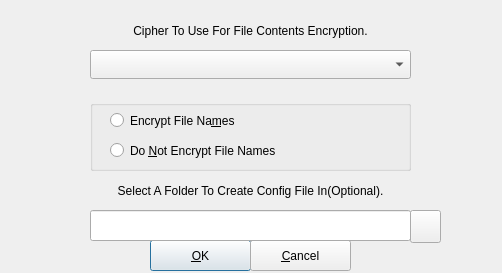
<?xml version="1.0" encoding="UTF-8"?>
<ui version="4.0">
 <class>gocryptfscreateoptions</class>
 <widget class="QDialog" name="gocryptfscreateoptions">
  <property name="geometry">
   <rect>
    <x>0</x>
    <y>0</y>
    <width>502</width>
    <height>273</height>
   </rect>
  </property>
  <property name="windowTitle">
   <string>Select Volume Creation Options</string>
  </property>
  <widget class="QComboBox" name="comboBox">
   <property name="geometry">
    <rect>
     <x>90</x>
     <y>50</y>
     <width>321</width>
     <height>29</height>
    </rect>
   </property>
  </widget>
  <widget class="QLabel" name="label">
   <property name="geometry">
    <rect>
     <x>10</x>
     <y>10</y>
     <width>481</width>
     <height>41</height>
    </rect>
   </property>
   <property name="text">
    <string>Cipher To Use For File Contents Encryption.</string>
   </property>
   <property name="alignment">
    <set>Qt::AlignCenter</set>
   </property>
   <property name="wordWrap">
    <bool>true</bool>
   </property>
  </widget>
  <widget class="QPushButton" name="pbOK">
   <property name="geometry">
    <rect>
     <x>150</x>
     <y>240</y>
     <width>101</width>
     <height>31</height>
    </rect>
   </property>
   <property name="text">
    <string>&amp;OK</string>
   </property>
  </widget>
  <widget class="QPushButton" name="pbCancel">
   <property name="geometry">
    <rect>
     <x>250</x>
     <y>240</y>
     <width>101</width>
     <height>31</height>
    </rect>
   </property>
   <property name="text">
    <string>&amp;Cancel</string>
   </property>
  </widget>
  <widget class="QLabel" name="label_3">
   <property name="geometry">
    <rect>
     <x>10</x>
     <y>170</y>
     <width>481</width>
     <height>41</height>
    </rect>
   </property>
   <property name="text">
    <string>Select A Folder To Create Config File In(Optional).</string>
   </property>
   <property name="alignment">
    <set>Qt::AlignCenter</set>
   </property>
  </widget>
  <widget class="QLineEdit" name="lineEdit_2">
   <property name="geometry">
    <rect>
     <x>90</x>
     <y>210</y>
     <width>321</width>
     <height>31</height>
    </rect>
   </property>
   <property name="text">
    <string/>
   </property>
   <property name="readOnly">
    <bool>true</bool>
   </property>
  </widget>
  <widget class="QPushButton" name="pbConfigPath">
   <property name="geometry">
    <rect>
     <x>410</x>
     <y>210</y>
     <width>31</width>
     <height>33</height>
    </rect>
   </property>
   <property name="text">
    <string/>
   </property>
  </widget>
  <widget class="QGroupBox" name="groupBox">
   <property name="geometry">
    <rect>
     <x>90</x>
     <y>100</y>
     <width>321</width>
     <height>71</height>
    </rect>
   </property>
   <property name="title">
    <string/>
   </property>
   <widget class="QRadioButton" name="rbEncryptFileNames">
    <property name="geometry">
     <rect>
      <x>20</x>
      <y>0</y>
      <width>291</width>
      <height>41</height>
     </rect>
    </property>
    <property name="text">
     <string>Encrypt File Na&amp;mes</string>
    </property>
   </widget>
   <widget class="QRadioButton" name="rbDoNotEncryptFileNames">
    <property name="geometry">
     <rect>
      <x>20</x>
      <y>30</y>
      <width>291</width>
      <height>41</height>
     </rect>
    </property>
    <property name="text">
     <string>Do &amp;Not Encrypt File Names</string>
    </property>
   </widget>
  </widget>
 </widget>
 <resources/>
 <connections/>
</ui>
